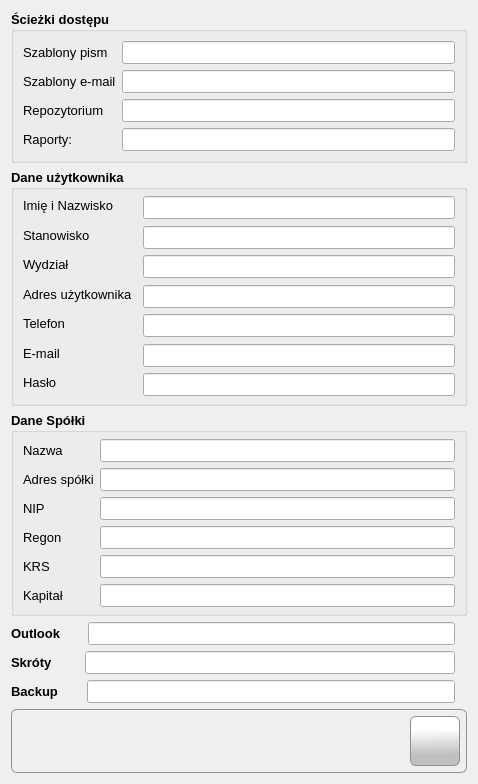
<?xml version="1.0" encoding="UTF-8"?>
<ui version="4.0">
 <class>Form</class>
 <widget class="QWidget" name="Form">
  <property name="windowModality">
   <enum>Qt::ApplicationModal</enum>
  </property>
  <property name="geometry">
   <rect>
    <x>0</x>
    <y>0</y>
    <width>478</width>
    <height>784</height>
   </rect>
  </property>
  <property name="sizePolicy">
   <sizepolicy hsizetype="Fixed" vsizetype="Fixed">
    <horstretch>0</horstretch>
    <verstretch>0</verstretch>
   </sizepolicy>
  </property>
  <property name="minimumSize">
   <size>
    <width>478</width>
    <height>784</height>
   </size>
  </property>
  <property name="maximumSize">
   <size>
    <width>478</width>
    <height>784</height>
   </size>
  </property>
  <property name="font">
   <font>
    <family>Tahoma</family>
    <pointsize>10</pointsize>
   </font>
  </property>
  <property name="windowTitle">
   <string>Ustawienia</string>
  </property>
  <property name="windowIcon">
   <iconset resource="../res/main_form.qrc">
    <normaloff>:/icons/res/icon/setting.png</normaloff>:/icons/res/icon/setting.png</iconset>
  </property>
  <layout class="QVBoxLayout" name="verticalLayout">
   <item>
    <widget class="QGroupBox" name="groupBox">
     <property name="font">
      <font>
       <family>Tahoma</family>
       <pointsize>10</pointsize>
       <weight>75</weight>
       <bold>true</bold>
      </font>
     </property>
     <property name="title">
      <string>Ścieżki dostępu</string>
     </property>
     <property name="flat">
      <bool>false</bool>
     </property>
     <layout class="QFormLayout" name="formLayout">
      <property name="verticalSpacing">
       <number>6</number>
      </property>
      <item row="0" column="0">
       <widget class="QLabel" name="lbl_templates">
        <property name="font">
         <font>
          <family>Tahoma</family>
          <pointsize>10</pointsize>
          <weight>50</weight>
          <bold>false</bold>
         </font>
        </property>
        <property name="text">
         <string>Szablony pism</string>
        </property>
       </widget>
      </item>
      <item row="0" column="1">
       <widget class="QLineEdit" name="txt_templates">
        <property name="sizePolicy">
         <sizepolicy hsizetype="Preferred" vsizetype="Fixed">
          <horstretch>0</horstretch>
          <verstretch>0</verstretch>
         </sizepolicy>
        </property>
        <property name="minimumSize">
         <size>
          <width>0</width>
          <height>23</height>
         </size>
        </property>
        <property name="font">
         <font>
          <family>Tahoma</family>
          <pointsize>10</pointsize>
          <weight>50</weight>
          <bold>false</bold>
         </font>
        </property>
       </widget>
      </item>
      <item row="1" column="0">
       <widget class="QLabel" name="lbl_email_templates">
        <property name="font">
         <font>
          <family>Tahoma</family>
          <pointsize>10</pointsize>
          <weight>50</weight>
          <bold>false</bold>
         </font>
        </property>
        <property name="text">
         <string>Szablony e-mail</string>
        </property>
       </widget>
      </item>
      <item row="1" column="1">
       <widget class="QLineEdit" name="txt_email_templates">
        <property name="sizePolicy">
         <sizepolicy hsizetype="Preferred" vsizetype="Fixed">
          <horstretch>0</horstretch>
          <verstretch>0</verstretch>
         </sizepolicy>
        </property>
        <property name="minimumSize">
         <size>
          <width>0</width>
          <height>23</height>
         </size>
        </property>
        <property name="font">
         <font>
          <family>Tahoma</family>
          <pointsize>10</pointsize>
          <weight>50</weight>
          <bold>false</bold>
         </font>
        </property>
       </widget>
      </item>
      <item row="2" column="0">
       <widget class="QLabel" name="lbl_repos">
        <property name="font">
         <font>
          <family>Tahoma</family>
          <pointsize>10</pointsize>
          <weight>50</weight>
          <bold>false</bold>
         </font>
        </property>
        <property name="text">
         <string>Repozytorium</string>
        </property>
       </widget>
      </item>
      <item row="2" column="1">
       <widget class="QLineEdit" name="txt_repos">
        <property name="sizePolicy">
         <sizepolicy hsizetype="Preferred" vsizetype="Fixed">
          <horstretch>0</horstretch>
          <verstretch>0</verstretch>
         </sizepolicy>
        </property>
        <property name="minimumSize">
         <size>
          <width>0</width>
          <height>23</height>
         </size>
        </property>
        <property name="font">
         <font>
          <family>Tahoma</family>
          <pointsize>10</pointsize>
          <weight>50</weight>
          <bold>false</bold>
         </font>
        </property>
       </widget>
      </item>
      <item row="3" column="0">
       <widget class="QLabel" name="lbl_reports">
        <property name="font">
         <font>
          <family>Tahoma</family>
          <pointsize>10</pointsize>
          <weight>50</weight>
          <bold>false</bold>
         </font>
        </property>
        <property name="text">
         <string>Raporty:</string>
        </property>
       </widget>
      </item>
      <item row="3" column="1">
       <widget class="QLineEdit" name="txt_reports">
        <property name="sizePolicy">
         <sizepolicy hsizetype="Preferred" vsizetype="Fixed">
          <horstretch>0</horstretch>
          <verstretch>0</verstretch>
         </sizepolicy>
        </property>
        <property name="minimumSize">
         <size>
          <width>0</width>
          <height>23</height>
         </size>
        </property>
        <property name="font">
         <font>
          <family>Tahoma</family>
          <pointsize>10</pointsize>
          <weight>50</weight>
          <bold>false</bold>
         </font>
        </property>
       </widget>
      </item>
     </layout>
    </widget>
   </item>
   <item>
    <widget class="QGroupBox" name="groupBox_2">
     <property name="font">
      <font>
       <family>Tahoma</family>
       <pointsize>10</pointsize>
       <weight>75</weight>
       <bold>true</bold>
      </font>
     </property>
     <property name="title">
      <string>Dane użytkownika</string>
     </property>
     <layout class="QFormLayout" name="formLayout_2">
      <property name="horizontalSpacing">
       <number>10</number>
      </property>
      <property name="verticalSpacing">
       <number>11</number>
      </property>
      <property name="topMargin">
       <number>6</number>
      </property>
      <property name="bottomMargin">
       <number>11</number>
      </property>
      <item row="0" column="0">
       <widget class="QLabel" name="lbl_user_name">
        <property name="font">
         <font>
          <family>Tahoma</family>
          <pointsize>10</pointsize>
          <weight>50</weight>
          <bold>false</bold>
         </font>
        </property>
        <property name="text">
         <string>Imię i Nazwisko</string>
        </property>
       </widget>
      </item>
      <item row="0" column="1">
       <widget class="QLineEdit" name="txt_user_name">
        <property name="sizePolicy">
         <sizepolicy hsizetype="Preferred" vsizetype="Fixed">
          <horstretch>0</horstretch>
          <verstretch>0</verstretch>
         </sizepolicy>
        </property>
        <property name="minimumSize">
         <size>
          <width>0</width>
          <height>23</height>
         </size>
        </property>
        <property name="font">
         <font>
          <family>Tahoma</family>
          <pointsize>10</pointsize>
          <weight>50</weight>
          <bold>false</bold>
         </font>
        </property>
       </widget>
      </item>
      <item row="1" column="0">
       <widget class="QLabel" name="lbl_position">
        <property name="font">
         <font>
          <family>Tahoma</family>
          <pointsize>10</pointsize>
          <weight>50</weight>
          <bold>false</bold>
         </font>
        </property>
        <property name="text">
         <string>Stanowisko</string>
        </property>
       </widget>
      </item>
      <item row="1" column="1">
       <widget class="QLineEdit" name="txt_position">
        <property name="sizePolicy">
         <sizepolicy hsizetype="Preferred" vsizetype="Fixed">
          <horstretch>0</horstretch>
          <verstretch>0</verstretch>
         </sizepolicy>
        </property>
        <property name="minimumSize">
         <size>
          <width>0</width>
          <height>23</height>
         </size>
        </property>
        <property name="font">
         <font>
          <family>Tahoma</family>
          <pointsize>10</pointsize>
          <weight>50</weight>
          <bold>false</bold>
         </font>
        </property>
       </widget>
      </item>
      <item row="2" column="0">
       <widget class="QLabel" name="lbl_division">
        <property name="font">
         <font>
          <family>Tahoma</family>
          <pointsize>10</pointsize>
          <weight>50</weight>
          <bold>false</bold>
         </font>
        </property>
        <property name="text">
         <string>Wydział</string>
        </property>
       </widget>
      </item>
      <item row="2" column="1">
       <widget class="QLineEdit" name="txt_division">
        <property name="sizePolicy">
         <sizepolicy hsizetype="Preferred" vsizetype="Fixed">
          <horstretch>0</horstretch>
          <verstretch>0</verstretch>
         </sizepolicy>
        </property>
        <property name="minimumSize">
         <size>
          <width>0</width>
          <height>23</height>
         </size>
        </property>
        <property name="font">
         <font>
          <family>Tahoma</family>
          <pointsize>10</pointsize>
          <weight>50</weight>
          <bold>false</bold>
         </font>
        </property>
       </widget>
      </item>
      <item row="3" column="0">
       <widget class="QLabel" name="lbl_user_address">
        <property name="font">
         <font>
          <family>Tahoma</family>
          <pointsize>10</pointsize>
          <weight>50</weight>
          <bold>false</bold>
         </font>
        </property>
        <property name="text">
         <string>Adres użytkownika</string>
        </property>
       </widget>
      </item>
      <item row="3" column="1">
       <widget class="QLineEdit" name="txt_user_address">
        <property name="sizePolicy">
         <sizepolicy hsizetype="Preferred" vsizetype="Fixed">
          <horstretch>0</horstretch>
          <verstretch>0</verstretch>
         </sizepolicy>
        </property>
        <property name="minimumSize">
         <size>
          <width>0</width>
          <height>23</height>
         </size>
        </property>
        <property name="font">
         <font>
          <family>Tahoma</family>
          <pointsize>10</pointsize>
          <weight>50</weight>
          <bold>false</bold>
         </font>
        </property>
       </widget>
      </item>
      <item row="4" column="0">
       <widget class="QLabel" name="lbl_user_phone">
        <property name="font">
         <font>
          <family>Tahoma</family>
          <pointsize>10</pointsize>
          <weight>50</weight>
          <bold>false</bold>
         </font>
        </property>
        <property name="text">
         <string>Telefon</string>
        </property>
       </widget>
      </item>
      <item row="4" column="1">
       <widget class="QLineEdit" name="txt_user_phone">
        <property name="sizePolicy">
         <sizepolicy hsizetype="Preferred" vsizetype="Fixed">
          <horstretch>0</horstretch>
          <verstretch>0</verstretch>
         </sizepolicy>
        </property>
        <property name="minimumSize">
         <size>
          <width>0</width>
          <height>23</height>
         </size>
        </property>
        <property name="font">
         <font>
          <family>Tahoma</family>
          <pointsize>10</pointsize>
          <weight>50</weight>
          <bold>false</bold>
         </font>
        </property>
       </widget>
      </item>
      <item row="5" column="0">
       <widget class="QLabel" name="lbl_user_email">
        <property name="font">
         <font>
          <family>Tahoma</family>
          <pointsize>10</pointsize>
          <weight>50</weight>
          <bold>false</bold>
         </font>
        </property>
        <property name="text">
         <string>E-mail</string>
        </property>
       </widget>
      </item>
      <item row="5" column="1">
       <widget class="QLineEdit" name="txt_user_email">
        <property name="sizePolicy">
         <sizepolicy hsizetype="Preferred" vsizetype="Fixed">
          <horstretch>0</horstretch>
          <verstretch>0</verstretch>
         </sizepolicy>
        </property>
        <property name="minimumSize">
         <size>
          <width>0</width>
          <height>23</height>
         </size>
        </property>
        <property name="font">
         <font>
          <family>Tahoma</family>
          <pointsize>10</pointsize>
          <weight>50</weight>
          <bold>false</bold>
         </font>
        </property>
       </widget>
      </item>
      <item row="6" column="0">
       <widget class="QLabel" name="lbl_user_password">
        <property name="font">
         <font>
          <family>Tahoma</family>
          <pointsize>10</pointsize>
          <weight>50</weight>
          <bold>false</bold>
         </font>
        </property>
        <property name="text">
         <string>Hasło</string>
        </property>
       </widget>
      </item>
      <item row="6" column="1">
       <widget class="QLineEdit" name="txt_user_password">
        <property name="sizePolicy">
         <sizepolicy hsizetype="Preferred" vsizetype="Fixed">
          <horstretch>0</horstretch>
          <verstretch>0</verstretch>
         </sizepolicy>
        </property>
        <property name="minimumSize">
         <size>
          <width>0</width>
          <height>23</height>
         </size>
        </property>
        <property name="font">
         <font>
          <family>Tahoma</family>
          <pointsize>10</pointsize>
          <weight>50</weight>
          <bold>false</bold>
         </font>
        </property>
       </widget>
      </item>
     </layout>
    </widget>
   </item>
   <item>
    <widget class="QGroupBox" name="groupBox_3">
     <property name="font">
      <font>
       <family>Tahoma</family>
       <pointsize>10</pointsize>
       <weight>75</weight>
       <bold>true</bold>
      </font>
     </property>
     <property name="title">
      <string>Dane Spółki</string>
     </property>
     <layout class="QFormLayout" name="formLayout_3">
      <property name="verticalSpacing">
       <number>6</number>
      </property>
      <property name="topMargin">
       <number>6</number>
      </property>
      <property name="bottomMargin">
       <number>6</number>
      </property>
      <item row="0" column="0">
       <widget class="QLabel" name="lbl_corpo_name">
        <property name="font">
         <font>
          <family>Tahoma</family>
          <pointsize>10</pointsize>
          <weight>50</weight>
          <bold>false</bold>
         </font>
        </property>
        <property name="text">
         <string>Nazwa</string>
        </property>
       </widget>
      </item>
      <item row="0" column="1">
       <widget class="QLineEdit" name="txt_corpo_name">
        <property name="sizePolicy">
         <sizepolicy hsizetype="Preferred" vsizetype="Fixed">
          <horstretch>0</horstretch>
          <verstretch>0</verstretch>
         </sizepolicy>
        </property>
        <property name="minimumSize">
         <size>
          <width>0</width>
          <height>23</height>
         </size>
        </property>
        <property name="font">
         <font>
          <family>Tahoma</family>
          <pointsize>10</pointsize>
          <weight>50</weight>
          <bold>false</bold>
         </font>
        </property>
       </widget>
      </item>
      <item row="1" column="0">
       <widget class="QLabel" name="lbl_corpo_address">
        <property name="font">
         <font>
          <family>Tahoma</family>
          <pointsize>10</pointsize>
          <weight>50</weight>
          <bold>false</bold>
         </font>
        </property>
        <property name="text">
         <string>Adres spółki</string>
        </property>
       </widget>
      </item>
      <item row="1" column="1">
       <widget class="QLineEdit" name="txt_corpo_address">
        <property name="sizePolicy">
         <sizepolicy hsizetype="Preferred" vsizetype="Fixed">
          <horstretch>0</horstretch>
          <verstretch>0</verstretch>
         </sizepolicy>
        </property>
        <property name="minimumSize">
         <size>
          <width>0</width>
          <height>23</height>
         </size>
        </property>
        <property name="font">
         <font>
          <family>Tahoma</family>
          <pointsize>10</pointsize>
          <weight>50</weight>
          <bold>false</bold>
         </font>
        </property>
       </widget>
      </item>
      <item row="2" column="0">
       <widget class="QLabel" name="lbl_nip">
        <property name="font">
         <font>
          <family>Tahoma</family>
          <pointsize>10</pointsize>
          <weight>50</weight>
          <bold>false</bold>
         </font>
        </property>
        <property name="text">
         <string>NIP</string>
        </property>
       </widget>
      </item>
      <item row="2" column="1">
       <widget class="QLineEdit" name="txt_nip">
        <property name="sizePolicy">
         <sizepolicy hsizetype="Preferred" vsizetype="Fixed">
          <horstretch>0</horstretch>
          <verstretch>0</verstretch>
         </sizepolicy>
        </property>
        <property name="minimumSize">
         <size>
          <width>0</width>
          <height>23</height>
         </size>
        </property>
        <property name="font">
         <font>
          <family>Tahoma</family>
          <pointsize>10</pointsize>
          <weight>50</weight>
          <bold>false</bold>
         </font>
        </property>
       </widget>
      </item>
      <item row="3" column="0">
       <widget class="QLabel" name="lbl_regon">
        <property name="font">
         <font>
          <family>Tahoma</family>
          <pointsize>10</pointsize>
          <weight>50</weight>
          <bold>false</bold>
         </font>
        </property>
        <property name="text">
         <string>Regon</string>
        </property>
       </widget>
      </item>
      <item row="3" column="1">
       <widget class="QLineEdit" name="txt_regon">
        <property name="sizePolicy">
         <sizepolicy hsizetype="Preferred" vsizetype="Fixed">
          <horstretch>0</horstretch>
          <verstretch>0</verstretch>
         </sizepolicy>
        </property>
        <property name="minimumSize">
         <size>
          <width>0</width>
          <height>23</height>
         </size>
        </property>
        <property name="font">
         <font>
          <family>Tahoma</family>
          <pointsize>10</pointsize>
          <weight>50</weight>
          <bold>false</bold>
         </font>
        </property>
       </widget>
      </item>
      <item row="4" column="0">
       <widget class="QLabel" name="lbl_krs">
        <property name="font">
         <font>
          <family>Tahoma</family>
          <pointsize>10</pointsize>
          <weight>50</weight>
          <bold>false</bold>
         </font>
        </property>
        <property name="text">
         <string>KRS</string>
        </property>
       </widget>
      </item>
      <item row="4" column="1">
       <widget class="QLineEdit" name="txt_krs">
        <property name="sizePolicy">
         <sizepolicy hsizetype="Preferred" vsizetype="Fixed">
          <horstretch>0</horstretch>
          <verstretch>0</verstretch>
         </sizepolicy>
        </property>
        <property name="minimumSize">
         <size>
          <width>0</width>
          <height>23</height>
         </size>
        </property>
        <property name="font">
         <font>
          <family>Tahoma</family>
          <pointsize>10</pointsize>
          <weight>50</weight>
          <bold>false</bold>
         </font>
        </property>
       </widget>
      </item>
      <item row="5" column="0">
       <widget class="QLabel" name="lbl_capital">
        <property name="font">
         <font>
          <family>Tahoma</family>
          <pointsize>10</pointsize>
          <weight>50</weight>
          <bold>false</bold>
         </font>
        </property>
        <property name="text">
         <string>Kapitał</string>
        </property>
       </widget>
      </item>
      <item row="5" column="1">
       <widget class="QLineEdit" name="txt_capital">
        <property name="sizePolicy">
         <sizepolicy hsizetype="Preferred" vsizetype="Fixed">
          <horstretch>0</horstretch>
          <verstretch>0</verstretch>
         </sizepolicy>
        </property>
        <property name="minimumSize">
         <size>
          <width>0</width>
          <height>23</height>
         </size>
        </property>
        <property name="font">
         <font>
          <family>Tahoma</family>
          <pointsize>10</pointsize>
          <weight>50</weight>
          <bold>false</bold>
         </font>
        </property>
       </widget>
      </item>
     </layout>
    </widget>
   </item>
   <item>
    <layout class="QHBoxLayout" name="horizontalLayout_2">
     <property name="spacing">
      <number>26</number>
     </property>
     <property name="rightMargin">
      <number>12</number>
     </property>
     <item>
      <widget class="QLabel" name="lbl_outlook">
       <property name="font">
        <font>
         <family>Tahoma</family>
         <pointsize>10</pointsize>
         <weight>75</weight>
         <bold>true</bold>
        </font>
       </property>
       <property name="text">
        <string>Outlook</string>
       </property>
       <property name="margin">
        <number>6</number>
       </property>
      </widget>
     </item>
     <item>
      <widget class="QLineEdit" name="txt_outlook"/>
     </item>
    </layout>
   </item>
   <item>
    <layout class="QHBoxLayout" name="horizontalLayout_3">
     <property name="spacing">
      <number>32</number>
     </property>
     <property name="rightMargin">
      <number>12</number>
     </property>
     <item>
      <widget class="QLabel" name="label">
       <property name="font">
        <font>
         <family>Tahoma</family>
         <pointsize>10</pointsize>
         <weight>75</weight>
         <bold>true</bold>
        </font>
       </property>
       <property name="text">
        <string>Skróty</string>
       </property>
       <property name="margin">
        <number>6</number>
       </property>
      </widget>
     </item>
     <item>
      <widget class="QLineEdit" name="txt_shortcuts"/>
     </item>
    </layout>
   </item>
   <item>
    <layout class="QHBoxLayout" name="horizontalLayout_4">
     <property name="spacing">
      <number>29</number>
     </property>
     <property name="rightMargin">
      <number>12</number>
     </property>
     <item>
      <widget class="QLabel" name="label_2">
       <property name="font">
        <font>
         <family>Tahoma</family>
         <pointsize>10</pointsize>
         <weight>75</weight>
         <bold>true</bold>
        </font>
       </property>
       <property name="text">
        <string>Backup</string>
       </property>
       <property name="margin">
        <number>6</number>
       </property>
      </widget>
     </item>
     <item>
      <widget class="QLineEdit" name="txt_backup"/>
     </item>
    </layout>
   </item>
   <item>
    <widget class="QFrame" name="frame">
     <property name="styleSheet">
      <string notr="true">border: 1px solid #8f8f91;
    border-radius: 6px;
    background-color: qlineargradient(x1: 0, y1: 0, x2: 0, y2: 1,
                                      stop: 0 #f6f7fa, stop: 1 #dadbde);</string>
     </property>
     <property name="frameShape">
      <enum>QFrame::StyledPanel</enum>
     </property>
     <property name="frameShadow">
      <enum>QFrame::Raised</enum>
     </property>
     <layout class="QHBoxLayout" name="horizontalLayout">
      <property name="leftMargin">
       <number>6</number>
      </property>
      <property name="topMargin">
       <number>6</number>
      </property>
      <property name="rightMargin">
       <number>6</number>
      </property>
      <property name="bottomMargin">
       <number>6</number>
      </property>
      <item>
       <spacer name="horizontalSpacer">
        <property name="orientation">
         <enum>Qt::Horizontal</enum>
        </property>
        <property name="sizeHint" stdset="0">
         <size>
          <width>390</width>
          <height>20</height>
         </size>
        </property>
       </spacer>
      </item>
      <item>
       <widget class="QPushButton" name="btn_ok">
        <property name="minimumSize">
         <size>
          <width>50</width>
          <height>50</height>
         </size>
        </property>
        <property name="maximumSize">
         <size>
          <width>50</width>
          <height>50</height>
         </size>
        </property>
        <property name="font">
         <font>
          <family>Tahoma</family>
          <pointsize>10</pointsize>
         </font>
        </property>
        <property name="cursor">
         <cursorShape>PointingHandCursor</cursorShape>
        </property>
        <property name="styleSheet">
         <string notr="true">QPushButton {
border: 1px solid #8f8f91;
border-radius: 6px;
background-color: qlineargradient(spread:pad, x1:0.529318, y1:1, x2:0.511909, y2:0.262, stop:0.295455 rgba(192, 192, 192, 255), stop:1 rgba(255, 255, 255, 255))
}
QPushButton:hover {
background-color: qlineargradient(spread:pad, x1:0.507, y1:0.937, x2:0.489, y2:0.08, stop:0 rgba(207, 207, 207, 255), stop:1 rgba(255, 255, 255, 255))
 }
QPushButton:pressed {
 background-color: qlineargradient(spread:pad, x1:0.513, y1:0, x2:0.495, y2:0.886, stop:0.306818 rgba(208, 208, 208, 255), stop:1 rgba(255, 255, 255, 255))
}</string>
        </property>
        <property name="icon">
         <iconset resource="../res/main_form.qrc">
          <normaloff>:/icons/res/icon/check.png</normaloff>:/icons/res/icon/check.png</iconset>
        </property>
        <property name="iconSize">
         <size>
          <width>32</width>
          <height>32</height>
         </size>
        </property>
       </widget>
      </item>
     </layout>
    </widget>
   </item>
  </layout>
 </widget>
 <tabstops>
  <tabstop>txt_templates</tabstop>
  <tabstop>txt_email_templates</tabstop>
  <tabstop>txt_repos</tabstop>
  <tabstop>txt_reports</tabstop>
  <tabstop>txt_user_name</tabstop>
  <tabstop>txt_position</tabstop>
  <tabstop>txt_division</tabstop>
  <tabstop>txt_user_address</tabstop>
  <tabstop>txt_user_phone</tabstop>
  <tabstop>txt_user_email</tabstop>
  <tabstop>txt_user_password</tabstop>
  <tabstop>txt_corpo_name</tabstop>
  <tabstop>txt_corpo_address</tabstop>
  <tabstop>txt_nip</tabstop>
  <tabstop>txt_regon</tabstop>
  <tabstop>txt_krs</tabstop>
  <tabstop>txt_capital</tabstop>
  <tabstop>txt_outlook</tabstop>
  <tabstop>txt_shortcuts</tabstop>
  <tabstop>txt_backup</tabstop>
  <tabstop>btn_ok</tabstop>
 </tabstops>
 <resources>
  <include location="../res/main_form.qrc"/>
 </resources>
 <connections/>
</ui>
